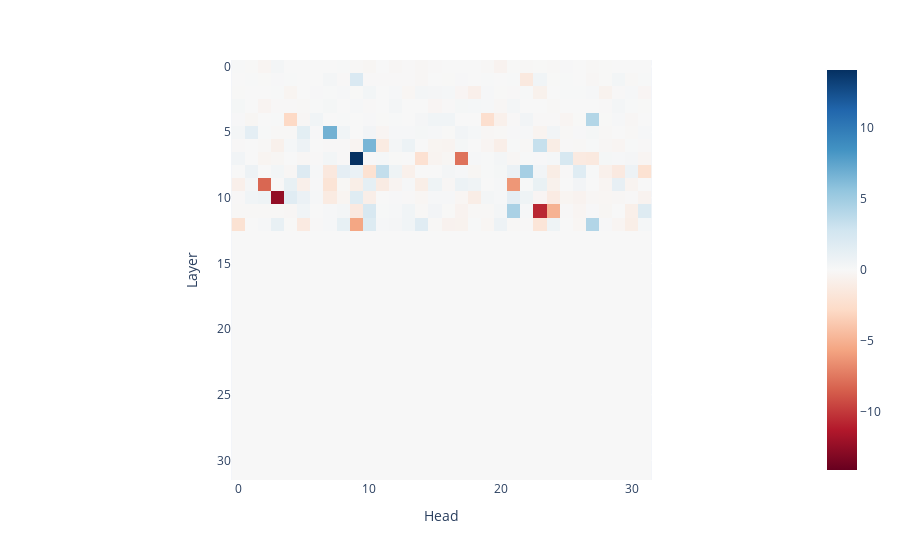

Here is the notebook cell this chart was saved with:
### Code cell
imshow(
    (path_patching_logits - torch.mean(path_patching_logits)) / torch.std(path_patching_logits),
    # title="Heads affecting value vector of head (11, 23) at box label position",
    yaxis_title="Layer",
    xaxis_title="Head",
)

heads_q_comp_with_heads_at_query_box_pos = analysis_utils.compute_topk_components(
    path_patching_logits, k=20, largest=False
)
print(f"Head influencing object info fetcher heads: {heads_q_comp_with_heads_at_query_box_pos}")

### Figure 1 — Plotly figure (JSON) as saved in the notebook; plotly's stock layout.template omitted (floating-point values rounded to 4 significant figures; data arrays with more than 128 entries replaced by an {"elided": "..."} marker saying what was removed)
{"data": [{"coloraxis": "coloraxis", "hovertemplate": "x: %{x}<br>y: %{y}<br>color: %{z}<extra></extra>", "name": "0", "type": "heatmap", "xaxis": "x", "yaxis": "y", "z": {"elided": "32x32 float values"}}], "layout": {"coloraxis": {"cmid": 0, "colorscale": [[0, "rgb(103,0,31)"], [0.1, "rgb(178,24,43)"], [0.2, "rgb(214,96,77)"], [0.3, "rgb(244,165,130)"], [0.4, "rgb(253,219,199)"], [0.5, "rgb(247,247,247)"], [0.6, "rgb(209,229,240)"], [0.7, "rgb(146,197,222)"], [0.8, "rgb(67,147,195)"], [0.9, "rgb(33,102,172)"], [1, "rgb(5,48,97)"]]}, "margin": {"t": 60}, "xaxis": {"anchor": "y", "constrain": "domain", "domain": [0, 1], "scaleanchor": "y", "title": {"text": "Head"}}, "yaxis": {"anchor": "x", "autorange": "reversed", "constrain": "domain", "domain": [0, 1], "title": {"text": "Layer"}}}}
